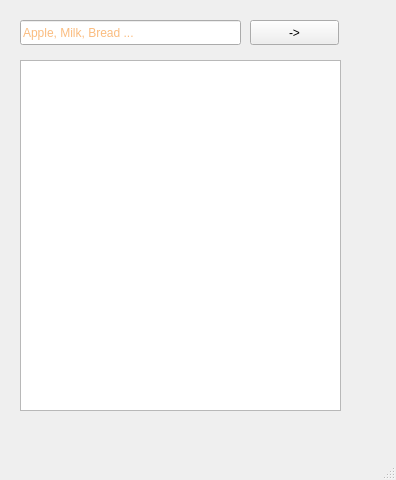
<?xml version="1.0" encoding="UTF-8"?>
<ui version="4.0">
 <class>MainWindow</class>
 <widget class="QMainWindow" name="MainWindow">
  <property name="geometry">
   <rect>
    <x>0</x>
    <y>0</y>
    <width>396</width>
    <height>480</height>
   </rect>
  </property>
  <property name="windowTitle">
   <string>Widget List</string>
  </property>
  <widget class="QWidget" name="centralwidget">
   <widget class="QLineEdit" name="lineEdit">
    <property name="geometry">
     <rect>
      <x>20</x>
      <y>20</y>
      <width>221</width>
      <height>25</height>
     </rect>
    </property>
    <property name="styleSheet">
     <string notr="true">border-color: rgb(115, 210, 22);
color: rgb(245, 121, 0);</string>
    </property>
    <property name="placeholderText">
     <string>Apple, Milk, Bread ...</string>
    </property>
   </widget>
   <widget class="QPushButton" name="pushButton">
    <property name="geometry">
     <rect>
      <x>250</x>
      <y>20</y>
      <width>89</width>
      <height>25</height>
     </rect>
    </property>
    <property name="text">
     <string>-&gt;</string>
    </property>
   </widget>
   <widget class="QListWidget" name="listWidget">
    <property name="geometry">
     <rect>
      <x>20</x>
      <y>60</y>
      <width>321</width>
      <height>351</height>
     </rect>
    </property>
   </widget>
  </widget>
  <widget class="QMenuBar" name="menubar">
   <property name="geometry">
    <rect>
     <x>0</x>
     <y>0</y>
     <width>396</width>
     <height>22</height>
    </rect>
   </property>
  </widget>
  <widget class="QStatusBar" name="statusbar"/>
 </widget>
 <resources/>
 <connections/>
</ui>
